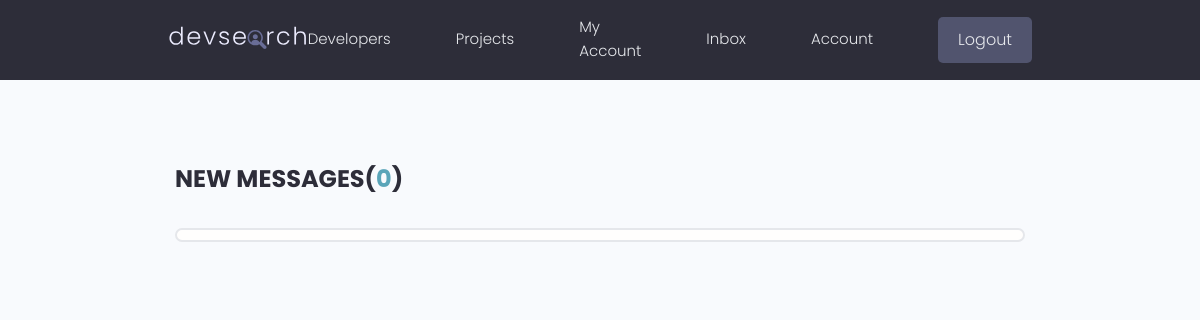
The app's page /inbox/ (signed in), older data.
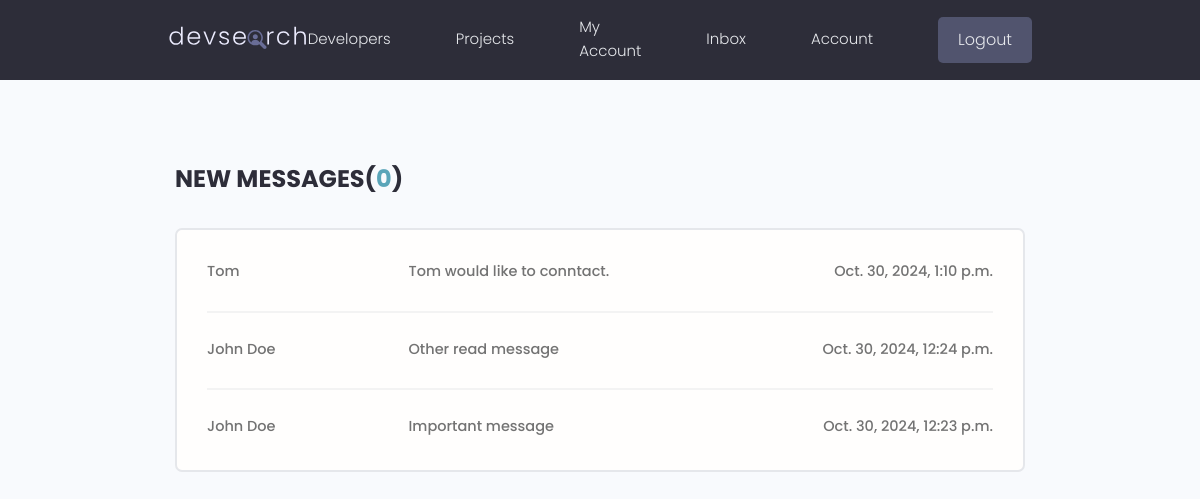
The same page, newer data.
### users/models.py (models this page shows, shortened)
class Message(models.Model):
    sender = models.ForeignKey(Profile, on_delete=models.SET_NULL, null=True, blank=True)
    recipient = models.ForeignKey(Profile, on_delete=models.SET_NULL, null=True, blank=True, related_name="messages")
    name = models.CharField(max_length=200, null=True, blank=True)
    email = models.EmailField(max_length=200, null=True, blank=True)
    subject = models.CharField(max_length=200, null=True, blank=True)
    body = models.TextField()
    is_read = models.BooleanField(default=False, null=True)
    created = models.DateTimeField(auto_now_add=True)
    id = models.UUIDField(default=uuid.uuid4, unique=True, primary_key=True, editable=False)
    class Meta:
        ordering = ['is_read', '-created']

### users/views.py (the view)
# urls.py: path('inbox/', views.inbox, name="inbox"),
@login_required(login_url='login')
def inbox(request):
    profile = request.user.profile
    messageRequest = profile.messages.all()
    unreadCount = messageRequest.filter(is_read=False).count()
    context = {'messageRequest': messageRequest, 'unreadCount': unreadCount}
    return render(request, 'users/inbox.html', context)

### users/templates/users/inbox.html
{% extends 'main.html' %}
{% block content %}
<main class="inbox my-xl">
  <div class="content-box">
    <h3 class="inbox__title">New Messages(<span>{{unreadCount}}</span>)</h3>
    <ul class="messages">
      {% for message in messageRequest %}
      {% if message.is_read == False %}
      <li class="message message--unread">
        {% else %}
      <li class="message">
        {% endif %}
        <a href="{% url 'message' message.id %}">
          <span class="message__author">{{message.name}}</span>
          <span class="message__subject">{{message.subject}}</span>
          <span class="message__date">{{message.created}}</span>
        </a>
      </li>
      {% endfor %}
    </ul>
  </div>
</main>
{% endblock content %}

Row changes from the older to the newer data that the page shows:
added Message: name "Tom", subject "Tom would like to conntact.", created "Oct. 30, 2024, 1:10 p.m."
added Message: name "John Doe", subject "Other read message", created "Oct. 30, 2024, 12:24 p.m."
added Message: name "John Doe", subject "Important message", created "Oct. 30, 2024, 12:23 p.m."
